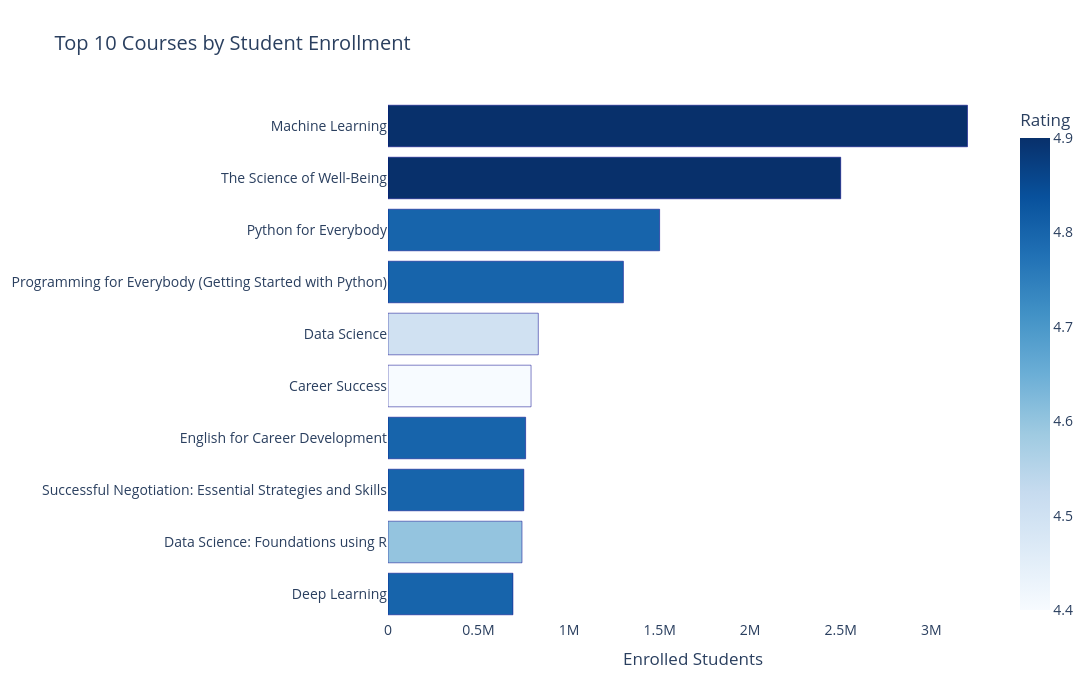

Notebook source saved alongside this figure:
### Markdown cell above
### By observing the results we can clearly see several organizations with below 20 courses in the top 10 meaning :
- There is no linear relationship between having more courses = having more students enrolled .
- Organizations with fewer but well-designed or well-marketed courses outperform those with more.

### Code cell
top_courses = (
    df[
        [
            "course_title",
            "course_students_enrolled",
            "course_rating",
            "course_certificate_type",
            "course_organization",
        ]
    ]
    .sort_values(by="course_students_enrolled", ascending=False)
    .head(10)
)


fig_top_courses = px.bar(
    top_courses.sort_values(by="course_students_enrolled"),
    x="course_students_enrolled",
    y="course_title",
    title="Top 10 Courses by Student Enrollment",
    color="course_rating",
    color_continuous_scale="Blues",
    hover_data={
        "course_rating": True,
        "course_certificate_type": True,
        "course_organization": True,
        "course_title": False,
    },
    labels={
        "course_students_enrolled": "Enrolled Students",
        "course_rating": "Rating",
        "course_certificate_type": "Certificate Type",
        "course_organization": "Organization",
    },
    width=1200,
    height=700,
)

fig_top_courses.update_layout(
    plot_bgcolor="white",
    paper_bgcolor="white",
    xaxis=dict(title="Enrolled Students", gridcolor="lightgrey", showgrid=False),
    yaxis=dict(title="Course Title", gridcolor="lightgrey", showgrid=False),
    font=dict(size=14),
    yaxis_title=None,
)

fig_top_courses.update_traces(marker_line_color="darkblue")

fig_top_courses.show()

### Figure 1 — Plotly figure (JSON) as saved in the notebook; plotly's stock layout.template omitted (floating-point values rounded to 4 significant figures)
{"data": [{"customdata": [[4.8, "Specialization", "deeplearning.ai"], [4.6, "Specialization", "Johns Hopkins University"], [4.8, "Course", "University of Michigan"], [4.8, "Course", "University of Pennsylvania"], [4.4, "Specialization", "University of California, Irvine"], [4.5, "Specialization", "Johns Hopkins University"], [4.8, "Course", "University of Michigan"], [4.8, "Specialization", "University of Michigan"], [4.9, "Course", "Yale University"], [4.9, "Course", "Stanford University"]], "hovertemplate": "Enrolled Students=%{x}<br>Rating=%{marker.color}<br>Certificate Type=%{customdata[1]}<br>Organization=%{customdata[2]}<extra></extra>", "legendgroup": "", "marker": {"color": [4.8, 4.6, 4.8, 4.8, 4.4, 4.5, 4.8, 4.8, 4.9, 4.9], "coloraxis": "coloraxis", "line": {"color": "darkblue"}, "pattern": {"shape": ""}}, "name": "", "orientation": "h", "showlegend": false, "textposition": "auto", "type": "bar", "x": [690000, 740000, 750000, 760000, 790000, 830000, 1300000, 1500000, 2500000, 3200000], "xaxis": "x", "y": ["Deep Learning", "Data Science: Foundations using R", "Successful Negotiation: Essential Strategies and Skills", "English for Career Development", "Career Success", "Data Science", "Programming for Everybody (Getting Started with Python)", "Python for Everybody", "The Science of Well-Being", "Machine Learning"], "yaxis": "y"}], "layout": {"barmode": "relative", "coloraxis": {"colorbar": {"title": {"text": "Rating"}}, "colorscale": [[0, "rgb(247,251,255)"], [0.125, "rgb(222,235,247)"], [0.25, "rgb(198,219,239)"], [0.375, "rgb(158,202,225)"], [0.5, "rgb(107,174,214)"], [0.625, "rgb(66,146,198)"], [0.75, "rgb(33,113,181)"], [0.875, "rgb(8,81,156)"], [1, "rgb(8,48,107)"]]}, "font": {"size": 14}, "height": 700, "legend": {"tracegroupgap": 0}, "paper_bgcolor": "white", "plot_bgcolor": "white", "title": {"text": "Top 10 Courses by Student Enrollment"}, "width": 1200, "xaxis": {"anchor": "y", "autorange": true, "domain": [0, 1], "gridcolor": "lightgrey", "range": [0, 3368000.0], "showgrid": false, "title": {"text": "Enrolled Students"}, "type": "linear"}, "yaxis": {"anchor": "x", "autorange": true, "domain": [0, 1], "gridcolor": "lightgrey", "range": [-0.5, 9.5], "showgrid": false, "title": {}, "type": "category"}}}
